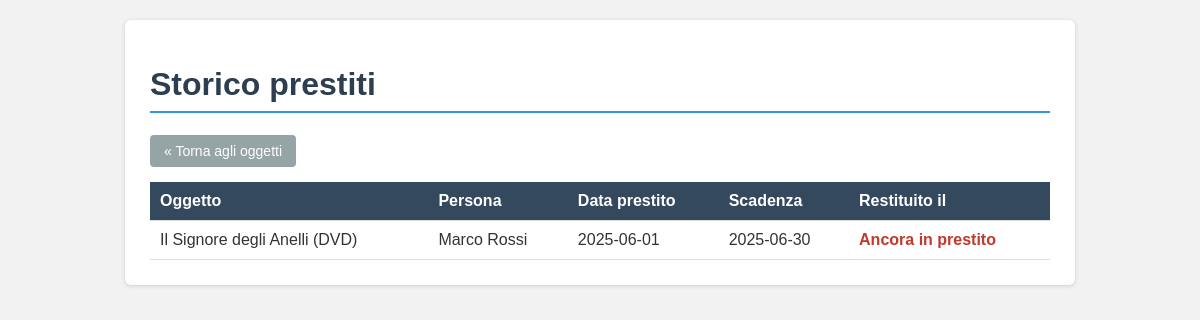
Page /storico.php on the committed database.
### tables this page shows
CREATE TABLE prestiti (
    id INT AUTO_INCREMENT PRIMARY KEY,
    oggetto_id INT NOT NULL,
    persona VARCHAR(150) NOT NULL,
    data_prestito DATE NOT NULL,
    data_scadenza DATE,
    data_reso DATE DEFAULT NULL,
    FOREIGN KEY (oggetto_id) REFERENCES oggetti(id)
);

CREATE TABLE oggetti (
    id INT AUTO_INCREMENT PRIMARY KEY,
    nome VARCHAR(150) NOT NULL,
    categoria VARCHAR(80),
    descrizione TEXT,
    disponibile TINYINT(1) DEFAULT 1
);

### storico.php (the view, shortened to what this page needs)
<?php
include "config.php";
$sql = "SELECT prestiti.*, oggetti.nome AS nome_oggetto
        FROM prestiti
        JOIN oggetti ON prestiti.oggetto_id = oggetti.id
        ORDER BY prestiti.data_prestito DESC";
$risultato = mysqli_query($conn, $sql);
?>
<!DOCTYPE html>
<html lang="it">
<head>
    <link rel="stylesheet" href="style.css">
</head>
<body>
<div class="container">
    <h1>Storico prestiti</h1>
    <a href="index.php" class="bottone grigio">&laquo; Torna agli oggetti</a>
    <table>
        <tr>
            <th>Oggetto</th>
            <th>Persona</th>
            <th>Data prestito</th>
            <th>Scadenza</th>
            <th>Restituito il</th>
        </tr>
        <?php while ($riga = mysqli_fetch_assoc($risultato)) { ?>
        <tr>
            <td><?php echo htmlspecialchars($riga['nome_oggetto']); ?></td>
            <td><?php echo htmlspecialchars($riga['persona']); ?></td>
            <td><?php echo $riga['data_prestito']; ?></td>
            <td><?php echo $riga['data_scadenza']; ?></td>
            <td>
                <?php
                if ($riga['data_reso'] == null) {
                    echo "<span class='rosso'>Ancora in prestito</span>";
                } else {
                    echo $riga['data_reso'];
                }
                ?>
            </td>
        </tr>
        <?php } ?>
    </table>
</div>
</body>
</html>

### style.css (style rules this page uses)
body { font-family: Arial, sans-serif; background-color: #f2f2f2; margin: 0; padding: 20px; color: #333; }
.container { max-width: 900px; margin: 0 auto; background-color: #fff; padding: 25px; border-radius: 6px; box-shadow: 0 1px 4px rgba(0,0,0,0.15); }
h1 { color: #2c3e50; border-bottom: 2px solid #3498db; padding-bottom: 8px; }
table { width: 100%; border-collapse: collapse; margin-top: 15px; }
th, td { text-align: left; padding: 10px; border-bottom: 1px solid #ddd; }
th { background-color: #34495e; color: white; }
.bottone { display: inline-block; padding: 8px 14px; background-color: #27ae60; color: white; text-decoration: none; border-radius: 4px; border: none; cursor: pointer; font-size: 14px; }
.bottone.grigio { background-color: #95a5a6; }
.rosso { color: #c0392b; font-weight: bold; }
a { color: #2980b9; text-decoration: none; }

### rows in the picture
prestiti: oggetto.nome "Il Signore degli Anelli (DVD)", persona "Marco Rossi", data_prestito "2025-06-01", data_scadenza "2025-06-30", shows "Ancora in prestito"
